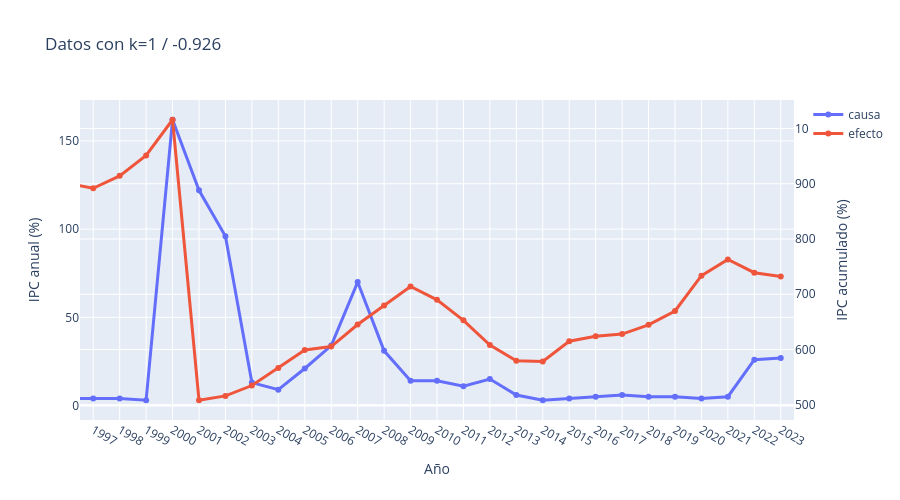

Here is the notebook cell this chart was saved with:
### Code cell
causa_6824_ca = causa_6824_ca.merge(causa_6824_ef, on="Año")
df = causa_6824_ca

fig = go.Figure()
# Barras: IPC anual (eje izquierdo)
fig.add_trace(go.Scatter(
    x=df["Año"],
    y=df[df.columns[1]],
    name="causa",
    mode="lines+markers",
    line=dict(width=3),
    yaxis="y"
))
# Línea: IPC acumulado (eje derecho)
fig.add_trace(go.Scatter(
    x=df["Año"],
    y=df[df.columns[2]],
    name="efecto",
    mode="lines+markers",
    line=dict(width=3),
    yaxis="y2"
))  
fig.update_layout(
    title="Datos con k=1 / -0.926",
    xaxis=dict(title="Año", dtick=1,
               range=[1996.5,2023.5]),
    yaxis=dict(
        title="IPC anual (%)",
        #range=[-1,1],
        side="left"),
    yaxis2=dict(
        title="IPC acumulado (%)",
        overlaying="y",
        #range=[.8,2.1],
        side="right"),
    height=500,
    barmode="group"
)
fig.show()

### Figure 1 — Plotly figure (JSON) as saved in the notebook; plotly's stock layout.template omitted (floating-point values rounded to 4 significant figures)
{"data": [{"line": {"width": 3}, "mode": "lines+markers", "name": "causa", "type": "scatter", "x": [1995, 1996, 1997, 1998, 1999, 2000, 2001, 2002, 2003, 2004, 2005, 2006, 2007, 2008, 2009, 2010, 2011, 2012, 2013, 2014, 2015, 2016, 2017, 2018, 2019, 2020, 2021, 2022, 2023], "y": [4.0, 4.0, 4.0, 4.0, 3.0, 162.0, 122.0, 96.0, 13.0, 9.0, 21.0, 34.0, 70.0, 31.0, 14.0, 14.0, 11.0, 15.0, 6.0, 3.0, 4.0, 5.0, 6.0, 5.0, 5.0, 4.0, 5.0, 26.0, 27.0], "yaxis": "y"}, {"line": {"width": 3}, "mode": "lines+markers", "name": "efecto", "type": "scatter", "x": [1995, 1996, 1997, 1998, 1999, 2000, 2001, 2002, 2003, 2004, 2005, 2006, 2007, 2008, 2009, 2010, 2011, 2012, 2013, 2014, 2015, 2016, 2017, 2018, 2019, 2020, 2021, 2022, 2023], "y": [885.9, 900.9, 891.8, 914.2, 951.1, 1016.0, 508.2, 516.1, 534.8, 566.4, 599.0, 605.3, 645.3, 679.8, 714.0, 689.9, 652.9, 608.0, 579.6, 578.5, 614.9, 624.0, 627.9, 644.7, 669.7, 733.6, 763.0, 739.0, 732.2], "yaxis": "y2"}], "layout": {"barmode": "group", "height": 500, "title": {"text": "Datos con k=1 / -0.926"}, "xaxis": {"dtick": 1, "range": [1996.0, 2024.0], "title": {"text": "Año"}}, "yaxis": {"side": "left", "title": {"text": "IPC anual (%)"}}, "yaxis2": {"overlaying": "y", "side": "right", "title": {"text": "IPC acumulado (%)"}}}}
